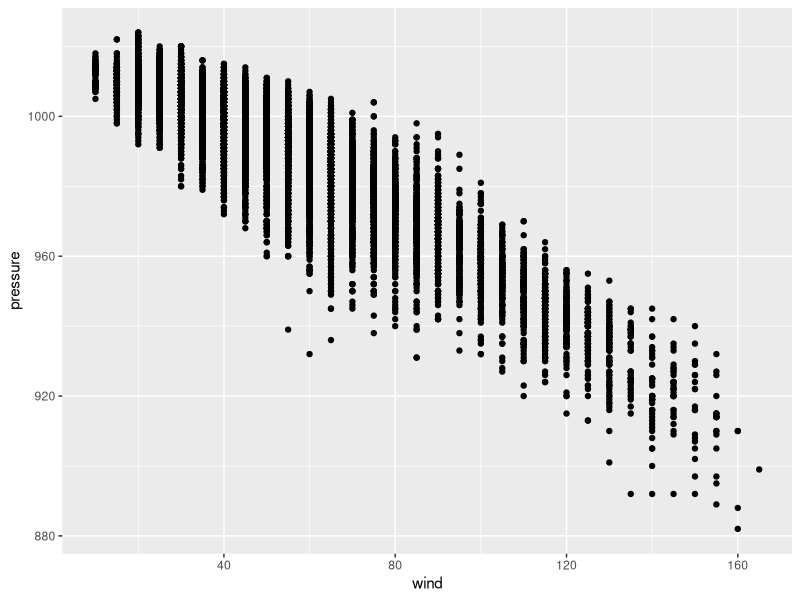

The R script that drew this image:
## ---- chunk 1
library(tidyverse)
library(ggplot2)

## ---- chunk 2
storms %>%
  ggplot() +
  geom_point(mapping = aes(wind, pressure))

